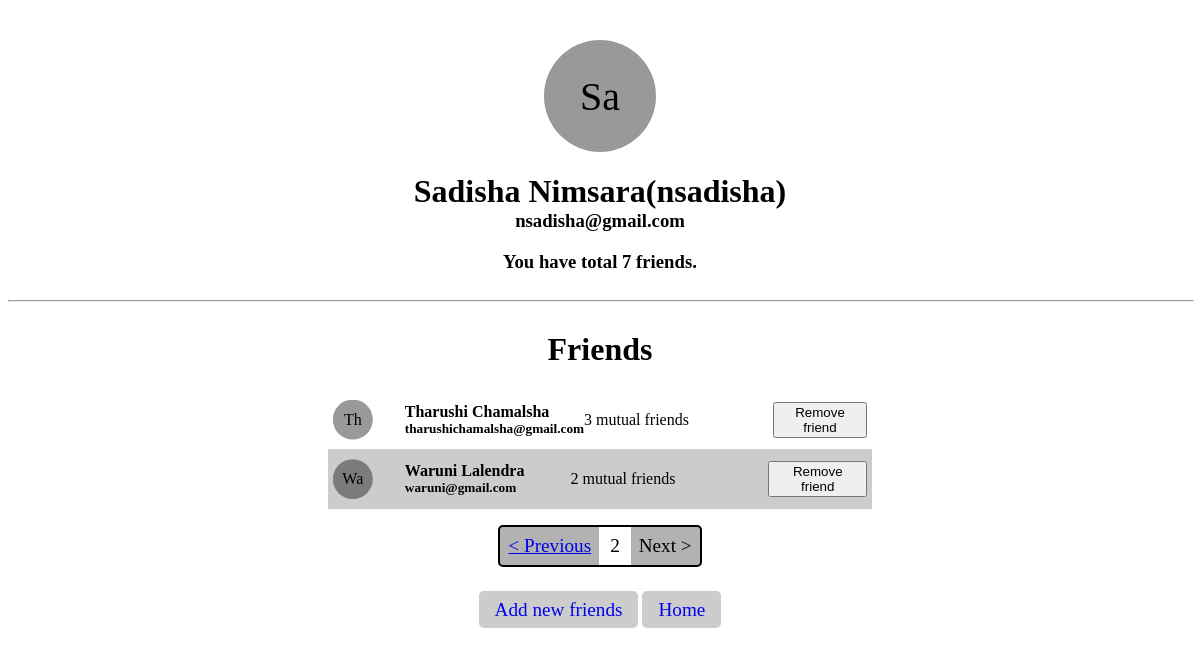
/profile.php?page=2 (signed in), run on the app's committed database.
### tables this page shows
CREATE TABLE IF NOT EXISTS `users` (
  `name` text NOT NULL,
  `email` text NOT NULL,
  `username` text NOT NULL,
  `password` text NOT NULL,
  `time` timestamp NOT NULL DEFAULT CURRENT_TIMESTAMP,
  PRIMARY KEY (`email`(50)),
  UNIQUE KEY `Username` (`username`(50))
);

CREATE TABLE IF NOT EXISTS `friends` (
  `email` text NOT NULL,
  `friendEmail` text NOT NULL,
  PRIMARY KEY (`email`(50),`friendEmail`(50))
);

### php/friends.php (called while the page is built, shortened)
<?php include "db.php"; ?>
<?php
  function execute($query){
    global $conn;
    $result = $conn->query($query);
    return $result;
  }
  function getMutualFriendsCount($email, $person){
    $query = "SELECT email FROM users WHERE email IN (SELECT friendEmail FROM friends WHERE email=\"$person\") AND email IN (SELECT friendEmail FROM friends WHERE email=\"$email\")";
    $res = execute($query);
    return $res->num_rows;
  }
?>

### profile.php (the view, shortened to what this page needs)
<?php include "php/db.php" ?>
<?php include "php/friends.php" ?>
<?php
  $page = $_REQUEST["page"];
  $start = 5*($page - 1);
  if(empty($_SESSION["email"])){
    header("Location: index.php");
  }else{
    $email = $_SESSION["email"];
    $query = "SELECT * FROM users WHERE email=\"$email\"";
    $result = execute($query);
    $userData = $result->fetch_assoc();
    $friendsQuery = "SELECT * FROM friends WHERE email=\"$email\" LIMIT $start , 5";
    $friendResult = execute($friendsQuery);
    $numberOfFriends = $friendResult->num_rows;
    $q = "SELECT * FROM friends WHERE email=\"$email\"";
    $qRes = execute($q);
    $rows = $qRes->num_rows;
    $lastPage = ceil($rows/5);
    function displayFriends(){
      global $friendResult, $email, $numberOfFriends;
      while($friend = $friendResult->fetch_assoc()) {
        $femail=$friend["friendEmail"];
        $q = "SELECT * FROM users WHERE email=\"$femail\"";
        $result = execute($q);
        $userData = $result->fetch_assoc();
        $friendName = $userData["name"];
        $friendEmail = $userData["email"];
        $dpName = $friendName[0].$friendName[1];
        $mutualCount = getMutualFriendsCount($email, $friendEmail);
        $friendElement = "
        <div class=\"friend\">
          <div class=\"friend-dp\">$dpName</div>
          <div class=\"name-email\">
            <h4>$friendName</h4>
            <h5>$friendEmail</h5>
          </div>
          <p>$mutualCount mutual friends</p>
          <a href=\"php/removeFriend.php?email=$email&friend=$friendEmail\"><button>Remove friend</button></a>
        </div>";
        echo $friendElement;
      }
    }
  }
?>
<!DOCTYPE html>
<html lang="en">
<head>
</head>
<body>
    <div class="dp"><?php echo $userData["name"][0].$userData["name"][1]; ?></div>
    <h1 style="margin-bottom:0;"><?php echo $userData["name"]."(".$userData["username"].")"; ?></h1>
    <h3 style="margin-top:0;"><?php echo $userData["email"]; ?></h3>
    <h3 style="margin-top:0;">You have total <?php echo $rows; ?> friend<?php if($numberOfFriends!=1)echo "s" ?>.</h3>
    <hr width="100%">
    <h1>Friends</h1>
    <div class="friends-section">
      <?php displayFriends(); ?>
      <div class=<?php echo $rows==0?"d-none":"pagination"; ?>>
        <div><a <?php echo $page!=1?"href=profile.php?page=".($page-1)."":""; ?>>&lt; Previous</a></div>
        <div><?php echo $page; ?></div>
        <div><a <?php echo $page!=$lastPage?"href=profile.php?page=".($page+1)."":""; ?>>Next &gt;</a></div>
      </div>
      <div style="margin-top: 2rem;">
        <a href="addFriends.php" class="link">Add new friends</a>
        <a href="index.php" class="link">Home</a>
      </div>
    </div>
</body>
</html>

### profile.php (style rules this page uses)
body { text-align: center; display: grid; align-items: center; padding-top: 2rem; }
.link { padding: 0.5rem 1rem; margin-top: 2rem; background: rgba(0,0,0,0.2); font-size: 1.2rem; border-radius: 5px; cursor: pointer; text-decoration:none; max-width: max-content; }
.dp { width: 7rem; height: 7rem; clip-path: circle(); background-color: rgba(0,0,0,0.4); margin-left: auto; margin-right: auto; font-size: 2.5rem; display: grid; align-items: center; }
.friends-section { display: grid; padding: 0 20rem; }
.friends-section .friend { display: grid; grid-template-columns: 1fr 10fr 10fr 5fr; align-items: center; text-align:start; padding: 0.3rem; }
.friends-section .friend:nth-child(2n) { background: rgba(0,0,0,0.2); }
.friends-section .friend .name-email { margin-left: 2rem; }
.friends-section .friend h4,h5 { margin: 0; }
.friend-dp { position: relative; width: 2.5rem; height: 2.5rem; clip-path: circle(); background-color: rgba(0,0,0,0.4); display: grid; align-items: center; text-align: center; }
.pagination { display: flex; max-width: max-content; border: solid 2px black; border-radius: 5px; margin-left: auto; margin-right: auto; margin-top: 1rem; }
.pagination div { padding: 0.5rem; border: none; cursor: pointer; background: rgba(0,0,0,0.3); font-size: 1.2rem; }
.pagination div:nth-child(2) { margin: 0 3px; background: white; }

### data on the page
users: name "S", name "a", name "Sadisha Nimsara", username "nsadisha", email "nsadisha@gmail.com"
friends: users.name "Th", users.name "Tharushi Chamalsha", users.email "tharushichamalsha@gmail.com", mutualCount "3"
friends: users.name "Wa", users.name "Waruni Lalendra", users.email "waruni@gmail.com", mutualCount "2"

### other printed values
$rows "7"
$page "2"
